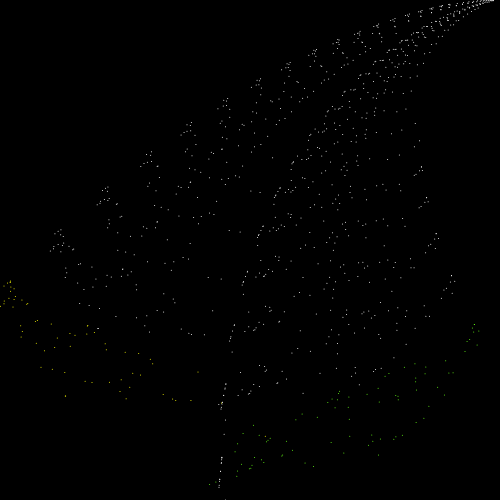
Frame 1 (no input)
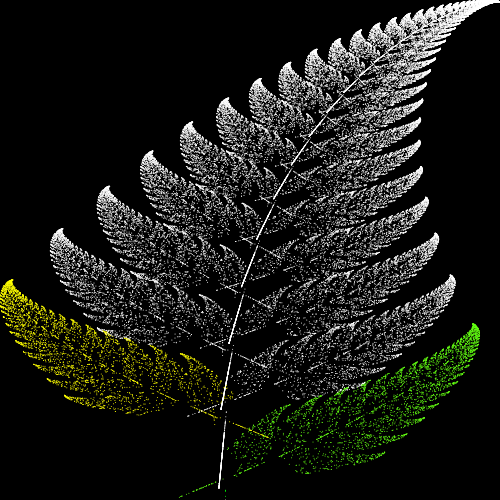
Frame 60 (no input)
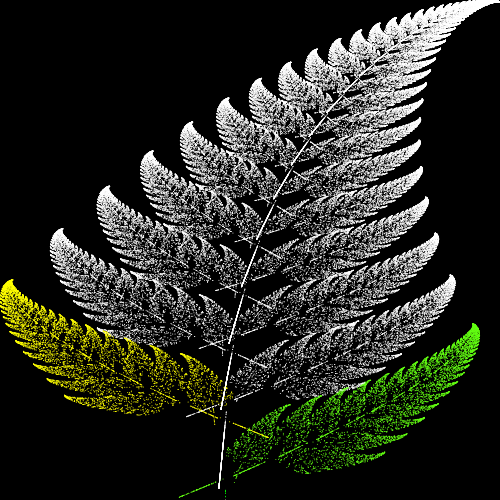
Frame 120 (the mouse pressed at the canvas centre since frame 60)

The p5.js sketch that drew these frames (run headless with seeded random() and noise() and a simulated clock; from frame 60 on, the mouse is pressed at the canvas centre):

// p5.js sketch
// ── sketch.js

let x,y;
let c;

function setup() {
    canvas = createCanvas(500,500);
    x=0;
    y=0;
    c=color(255,255,255);
    background(0);
}
function nextPoint() {
    let nextX, nextY;
    let r = random(1);
    if (r<0.01) {
        // 1 : TIGE
        nextX = 0.;
        nextY = -0.16*y;
        c=color(0,255,0);
    } else { if (r<0.86){
        // 2 : petit Folioles
        nextX = 0.85*x + 0.04*y + 0;
        nextY = -0.04*x + 0.85*y + 1.6;
        c=color(255,255,255);
    } else { if (r<0.93) {
        // 3 : Grande Foliole de Gauche
        nextX = 0.2*x - 0.26*y + 0;
        nextY = .23*x + 0.22*y + 1.6;
        c=color(255,255,0);
    } else {
        // 4 : Grande Foliole de Droite
        nextX = -0.15*x + 0.28*y + 0;
        nextY = 0.26*x + 0.24*y + .44;
        c=color(100,255,20);
    } } }
    x = nextX;
    y = nextY;
}

function Cyclosorus() {
    let nextX, nextY;
    let r = random(1);
    if (r<0.02) {
        // 1 : TIGE
        nextX = 0.;
        nextY = 0.25*y - 0.4;
        c=color(0,255,0);
    } else { if (r<0.86){
        // 2 : petit Folioles
        nextX = 0.95*x + 0.005*y - 0.002;
        nextY = -0.005*x + 0.93*y + 0.5;
        c=color(255,255,255);
    } else { if (r<0.93) {
        // 3 : Grande Foliole de Gauche
        nextX = 0.035*x - 0.2*y - 0.09;
        nextY = .16*x + 0.04*y + 0.02;
        c=color(255,255,0);
    } else {
        // 4 : Grande Foliole de Droite
        nextX = -0.04*x + 0.2*y + 0.083;
        nextY = 0.16*x + 0.04*y + .12;
        c=color(100,255,20);
    } } }
    x = nextX;
    y = nextY;    
}

function drawPoint() {
    stroke(c);
    strokeWeight(1);

    let px = map(x, -2.1820, 2.6558, 0, width);
    let py = map(y, 0, 9.9983, height, 0);
    point(px, py);
}

function draw() {
    // background(51);
    for (let i=0; i< 1000; i++) {
        drawPoint();
        nextPoint();
        // Cyclosorus();
    }

    // console.log(x, y);
}
